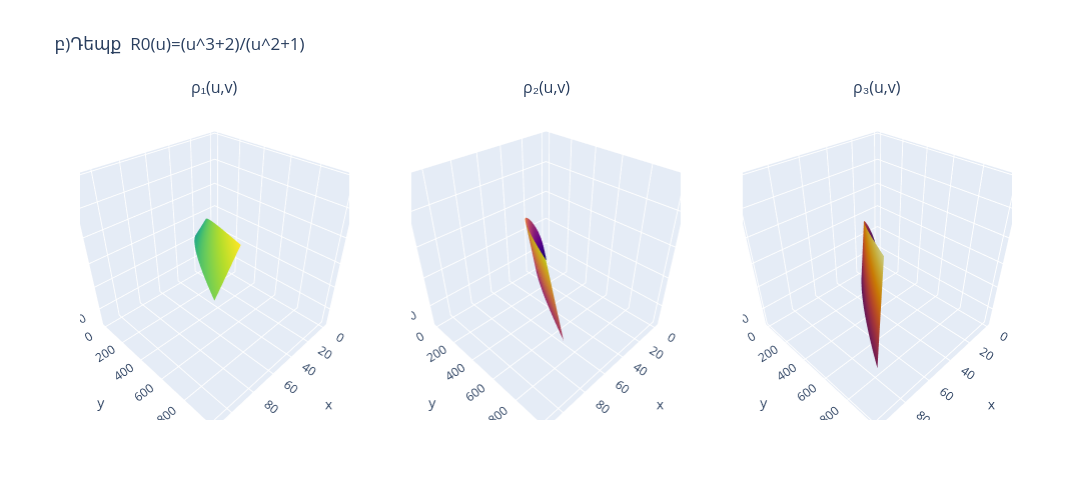

Source (notebook cell):
### Code cell
plot_three_surfaces(rho_funcs_b, U, V, "բ)Դեպք  R0(u)=(u^3+2)/(u^2+1) ")

### Figure 1 — Plotly figure (JSON) as saved in the notebook; plotly's stock layout.template omitted (floating-point values rounded to 4 significant figures; data arrays with more than 128 entries replaced by an {"elided": "..."} marker saying what was removed)
{"data": [{"colorscale": [[0, "#440154"], [0.1111, "#482878"], [0.2222, "#3e4989"], [0.3333, "#31688e"], [0.4444, "#26828e"], [0.5556, "#1f9e89"], [0.6667, "#35b779"], [0.7778, "#6ece58"], [0.8889, "#b5de2b"], [1, "#fde725"]], "scene": "scene", "showscale": false, "type": "surface", "x": {"elided": "140x140 float values"}, "y": {"elided": "140x140 float values"}, "z": {"elided": "140x140 float values"}}, {"colorscale": [[0, "#0d0887"], [0.1111, "#46039f"], [0.2222, "#7201a8"], [0.3333, "#9c179e"], [0.4444, "#bd3786"], [0.5556, "#d8576b"], [0.6667, "#ed7953"], [0.7778, "#fb9f3a"], [0.8889, "#fdca26"], [1, "#f0f921"]], "scene": "scene2", "showscale": false, "type": "surface", "x": {"elided": "140x140 float values"}, "y": {"elided": "140x140 float values"}, "z": {"elided": "140x140 float values"}}, {"colorscale": [[0, "#000004"], [0.1111, "#1b0c41"], [0.2222, "#4a0c6b"], [0.3333, "#781c6d"], [0.4444, "#a52c60"], [0.5556, "#cf4446"], [0.6667, "#ed6925"], [0.7778, "#fb9b06"], [0.8889, "#f7d13d"], [1, "#fcffa4"]], "scene": "scene3", "showscale": false, "type": "surface", "x": {"elided": "140x140 float values"}, "y": {"elided": "140x140 float values"}, "z": {"elided": "140x140 float values"}}], "layout": {"annotations": [{"font": {"size": 16}, "showarrow": false, "text": "ρ₁(u,v)", "x": 0.1444, "xanchor": "center", "xref": "paper", "y": 1, "yanchor": "bottom", "yref": "paper"}, {"font": {"size": 16}, "showarrow": false, "text": "ρ₂(u,v)", "x": 0.5, "xanchor": "center", "xref": "paper", "y": 1, "yanchor": "bottom", "yref": "paper"}, {"font": {"size": 16}, "showarrow": false, "text": "ρ₃(u,v)", "x": 0.8556, "xanchor": "center", "xref": "paper", "y": 1, "yanchor": "bottom", "yref": "paper"}], "height": 500, "scene": {"domain": {"x": [0, 0.2889], "y": [0, 1]}}, "scene2": {"domain": {"x": [0.3556, 0.6444], "y": [0, 1]}}, "scene3": {"domain": {"x": [0.7111, 1], "y": [0, 1]}}, "title": {"text": "բ)Դեպք  R0(u)=(u^3+2)/(u^2+1) "}, "width": 1200}}
